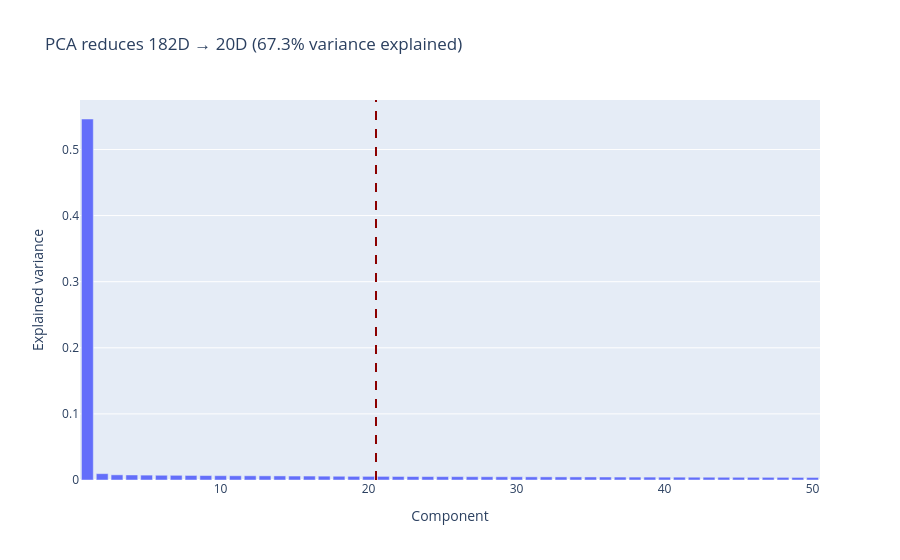

Here is the notebook cell this chart was saved with:
### Code cell
pca_plot_cut = kairo.plot_pca_variances(pca, cut_component=20)
pca_plot_cut.show()

### Figure 1 — Plotly figure (JSON) as saved in the notebook; plotly's stock layout.template omitted (floating-point values rounded to 4 significant figures)
{"data": [{"hovertemplate": "Component=%{x}<br>Explained variance=%{y}<extra></extra>", "legendgroup": "", "marker": {"color": "#636efa", "pattern": {"shape": ""}}, "name": "", "orientation": "v", "showlegend": false, "textposition": "auto", "type": "bar", "x": [1, 2, 3, 4, 5, 6, 7, 8, 9, 10, 11, 12, 13, 14, 15, 16, 17, 18, 19, 20, 21, 22, 23, 24, 25, 26, 27, 28, 29, 30, 31, 32, 33, 34, 35, 36, 37, 38, 39, 40, 41, 42, 43, 44, 45, 46, 47, 48, 49, 50], "xaxis": "x", "y": [0.5461, 0.009577, 0.007812, 0.007592, 0.007379, 0.007164, 0.007094, 0.006888, 0.006721, 0.006514, 0.006401, 0.006366, 0.006276, 0.006173, 0.005997, 0.005978, 0.00582, 0.005676, 0.005533, 0.005501, 0.005461, 0.005345, 0.005256, 0.005195, 0.005135, 0.005091, 0.005005, 0.00494, 0.004889, 0.00486, 0.00478, 0.004736, 0.004682, 0.004648, 0.004597, 0.004541, 0.004442, 0.004399, 0.004382, 0.004294, 0.004276, 0.004215, 0.004186, 0.004129, 0.004101, 0.004054, 0.004018, 0.003997, 0.003889, 0.003855], "yaxis": "y"}], "layout": {"barmode": "relative", "legend": {"tracegroupgap": 0}, "shapes": [{"line": {"color": "darkred", "dash": "dash"}, "type": "line", "x0": 20.5, "x1": 20.5, "xref": "x", "y0": 0, "y1": 1, "yref": "y domain"}], "title": {"text": "PCA reduces 182D → 20D (67.3% variance explained)"}, "xaxis": {"anchor": "y", "domain": [0, 1], "title": {"text": "Component"}}, "yaxis": {"anchor": "x", "domain": [0, 1], "title": {"text": "Explained variance"}}}}
